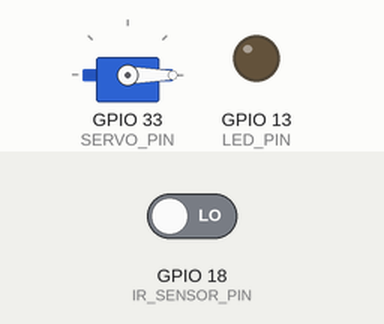
Recording of a sketch running on a simulated ESP32. Shown: servo, output pins drawn as LEDs (lit = HIGH). The test bench sets the inputs (shaded band); at power-on: GPIO 18 (IR_SENSOR_PIN) LOW. WiFi joins after 1.5 s; servers stay silent unless stated; uploads are accepted with an empty reply; what the sketch prints to the serial monitor is not drawn.

Above: at 2.7 s.
2.8 s: GPIO 18 (IR_SENSOR_PIN) driven HIGH
At 3.6 s:
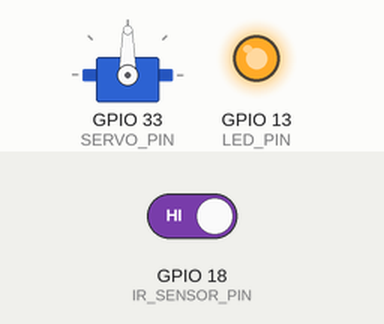
5.8 s: GPIO 18 (IR_SENSOR_PIN) driven LOW
At 6.32 s:
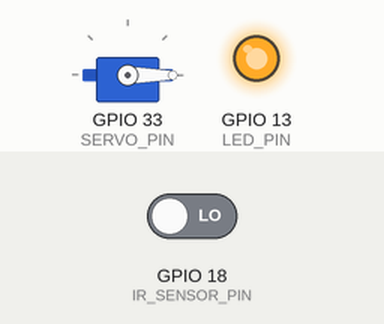
Timing chart, 0 to 8.8 s (numbered marks = the images above; inputs shaded):
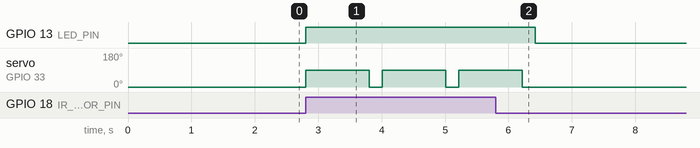

The sketch:

cloud.ino
```cpp
#include <ESP32Servo.h>
#include <WiFi.h>
#include <HTTPClient.h>
#include <ArduinoJson.h>
#include <WebServer.h>
//#include <AutoConnect.h>

#define IR_SENSOR_PIN 18
#define SERVO_PIN 33
#define LED_PIN 13
#define SERVO_OPEN_ANGLE 90
#define SERVO_CLOSED_ANGLE 0
#define DEBOUNCE_DELAY 1000
#define WIFI_SSID "Yogesh" // Replace with your Wi-Fi SSID
#define WIFI_PASSWORD "Yogi5244" // Replace with your Wi-Fi password
#define BASE_URL "https://api.refillbot.in/api/webhook/high/device"

const char* rootCACertificate =
  "-----BEGIN CERTIFICATE-----\n"
  "MIIFazCCA1OgAwIBAgIRAIIQz7DSQONZRGPgu2OCiwAwDQYJKoZIhvcNAQELBQAw\n"
  "TzELMAkGA1UEBhMCVVMxKTAnBgNVBAoTIEludGVybmV0IFNlY3VyaXR5IFJlc2Vh\n"
  "cmNoIEdyb3VwMRUwEwYDVQQDEwxJU1JHIFJvb3QgWDEwHhcNMTUwNjA0MTEwNDM4\n"
  "WhcNMzUwNjA0MTEwNDM4WjBPMQswCQYDVQQGEwJVUzEpMCcGA1UEChMgSW50ZXJu\n"
  "ZXQgU2VjdXJpdHkgUmVzZWFyY2ggR3JvdXAxFTATBgNVBAMTDElTUkcgUm9vdCBY\n"
  "MTCCAiIwDQYJKoZIhvcNAQEBBQADggIPADCCAgoCggIBAK3oJHP0FDfzm54rVygc\n"
  "h77ct984kIxuPOZXoHj3dcKi/vVqbvYATyjb3miGbESTtrFj/RQSa78f0uoxmyF+\n"
  "0TM8ukj13Xnfs7j/EvEhmkvBioZxaUpmZmyPfjxwv60pIgbz5MDmgK7iS4+3mX6U\n"
  "A5/TR5d8mUgjU+g4rk8Kb4Mu0UlXjIB0ttov0DiNewNwIRt18jA8+o+u3dpjq+sW\n"
  "T8KOEUt+zwvo/7V3LvSye0rgTBIlDHCNAymg4VMk7BPZ7hm/ELNKjD+Jo2FR3qyH\n"
  "B5T0Y3HsLuJvW5iB4YlcNHlsdu87kGJ55tukmi8mxdAQ4Q7e2RCOFvu396j3x+UC\n"
  "B5iPNgiV5+I3lg02dZ77DnKxHZu8A/lJBdiB3QW0KtZB6awBdpUKD9jf1b0SHzUv\n"
  "KBds0pjBqAlkd25HN7rOrFleaJ1/ctaJxQZBKT5ZPt0m9STJEadao0xAH0ahmbWn\n"
  "OlFuhjuefXKnEgV4We0+UXgVCwOPjdAvBbI+e0ocS3MFEvzG6uBQE3xDk3SzynTn\n"
  "jh8BCNAw1FtxNrQHusEwMFxIt4I7mKZ9YIqioymCzLq9gwQbooMDQaHWBfEbwrbw\n"
  "qHyGO0aoSCqI3Haadr8faqU9GY/rOPNk3sgrDQoo//fb4hVC1CLQJ13hef4Y53CI\n"
  "rU7m2Ys6xt0nUW7/vGT1M0NPAgMBAAGjQjBAMA4GA1UdDwEB/wQEAwIBBjAPBgNV\n"
  "HRMBAf8EBTADAQH/MB0GA1UdDgQWBBR5tFnme7bl5AFzgAiIyBpY9umbbjANBgkq\n"
  "hkiG9w0BAQsFAAOCAgEAVR9YqbyyqFDQDLHYGmkgJykIrGF1XIpu+ILlaS/V9lZL\n"
  "ubhzEFnTIZd+50xx+7LSYK05qAvqFyFWhfFQDlnrzuBZ6brJFe+GnY+EgPbk6ZGQ\n"
  "3BebYhtF8GaV0nxvwuo77x/Py9auJ/GpsMiu/X1+mvoiBOv/2X/qkSsisRcOj/KK\n"
  "NFtY2PwByVS5uCbMiogziUwthDyC3+6WVwW6LLv3xLfHTjuCvjHIInNzktHCgKQ5\n"
  "ORAzI4JMPJ+GslWYHb4phowim57iaztXOoJwTdwJx4nLCgdNbOhdjsnvzqvHu7Ur\n"
  "TkXWStAmzOVyyghqpZXjFaH3pO3JLF+l+/+sKAIuvtd7u+Nxe5AW0wdeRlN8NwdC\n"
  "jNPElpzVmbUq4JUagEiuTDkHzsxHpFKVK7q4+63SM1N95R1NbdWhscdCb+ZAJzVc\n"
  "oyi3B43njTOQ5yOf+1CceWxG1bQVs5ZufpsMljq4Ui0/1lvh+wjChP4kqKOJ2qxq\n"
  "4RgqsahDYVvTH9w7jXbyLeiNdd8XM2w9U/t7y0Ff/9yi0GE44Za4rF2LN9d11TPA\n"
  "mRGunUHBcnWEvgJBQl9nJEiU0Zsnvgc/ubhPgXRR4Xq37Z0j4r7g1SgEEzwxA57d\n"
  "emyPxgcYxn/eR44/KJ4EBs+lVDR3veyJm+kXQ99b21/+jh5Xos1AnX5iItreGCc=\n"
  "-----END CERTIFICATE-----\n";

String orgID = "27fb34a9-7ae2-421a-8163-a368b015997b"; // Organization ID
String sensorName = "FL1"; // Sensor name
String secID = ""; // Replace with your secret key

Servo testServo;
unsigned long lastMotionTime = 0;
String devID;

void setup() {
  pinMode(IR_SENSOR_PIN, INPUT);
  pinMode(LED_PIN, OUTPUT);
  testServo.attach(SERVO_PIN);
  testServo.write(SERVO_CLOSED_ANGLE);

  Serial.begin(115200);
  Serial.println("IR Sensor and Servo Test with Extended Debounce and LED");

  connectToWiFi();
  devID = WiFi.macAddress(); // Set device ID
  Serial.print("Device ID set to: ");
  Serial.println(devID);
}

void connectToWiFi() {
  WiFi.begin(WIFI_SSID, WIFI_PASSWORD);
  while (WiFi.status() != WL_CONNECTED) {
    delay(500);
    Serial.print(".");
  }
  Serial.println("Connected to Wi-Fi");
}

void sendJsonData(const String& dataTobePushed) {
  if (WiFi.status() == WL_CONNECTED) {
    HTTPClient http;
    http.begin(BASE_URL, rootCACertificate);
    http.addHeader("Content-Type", "application/json");
    http.setTimeout(10000);

    // Build JSON data manually
    String sensorData = "{\"did\":\"" + devID + "\",\"oid\":\"" + orgID + "\",\"data\":[{\"data\":\"" + dataTobePushed + "\",\"sid\":\"" + sensorName + "\"}],\"secret\":\"" + secID + "\"}";

    Serial.println("Sending JSON: " + sensorData);

    int retryCount = 3;
    int httpResponseCode;
    while (retryCount-- > 0) {
      httpResponseCode = http.POST(sensorData);
      if (httpResponseCode > 0) {
        String response = http.getString();
        Serial.printf("HTTP Response code: %d\n", httpResponseCode);
        Serial.println("Response: " + response);
        break; // Exit loop on success
      } else {
        Serial.printf("Failed to send data. HTTP Response code: %d\n", httpResponseCode);
      }
    }
    http.end();
  } else {
    Serial.println("Wi-Fi disconnected; reconnecting...");
    connectToWiFi();
  }
}

void loop() {
  if (digitalRead(IR_SENSOR_PIN) == HIGH) {
    if (millis() - lastMotionTime > DEBOUNCE_DELAY) {
      lastMotionTime = millis();

      Serial.println("Motion Detected!");
      digitalWrite(LED_PIN, HIGH);

      // Open and close servo
      testServo.write(SERVO_OPEN_ANGLE);
      delay(1000);
      testServo.write(SERVO_CLOSED_ANGLE);

      // Replace with actual data to be pushed
      String dataTobePushed = "your_sensor_data";
      sendJsonData(dataTobePushed);
    }
  } else {
    digitalWrite(LED_PIN, LOW);
  }
}
```

Measured:
- after the input at 2.8 s, GPIO 13 (LED_PIN): LOW → HIGH at once; servo on GPIO 33 (SERVO_PIN): alternates 90° for 1.0 s and 0° for 0.21 s, starting at once
- after the input at 5.8 s, GPIO 13 (LED_PIN): HIGH → LOW after 0.62 s; servo on GPIO 33 (SERVO_PIN): goes on until 6.2 s, then stays 0°
